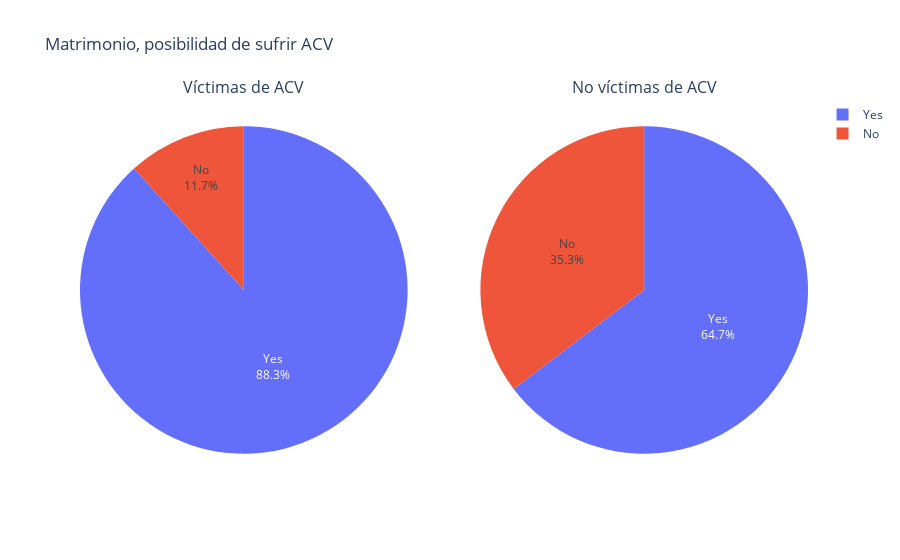

Notebook code for this chart:
### Markdown cell above
#### 7. Si está o no casada la persona

### Code cell
fig = make_subplots(
    rows=1, cols=2,
    specs=[[{"type": "domain"}, {"type": "domain"}]],
    subplot_titles=("Víctimas de ACV", 
                    "No víctimas de ACV")
)

group_ever_married = df_stroke.groupby(['ever_married'])['stroke'].count().reset_index()
fig.add_trace(go.Pie(values=group_ever_married['stroke'], labels=group_ever_married['ever_married'], textinfo='label+percent'),
              row=1, col=1)

group_ever_married = df_stroke_NO.groupby(['ever_married'])['stroke'].count().reset_index()
fig.add_trace(go.Pie(values=group_ever_married['stroke'], labels=group_ever_married['ever_married'], textinfo='label+percent'),
              row=1, col=2)

fig.update_layout(title='Matrimonio, posibilidad de sufrir ACV', height=500)

fig.show()

### Figure 1 — Plotly figure (JSON) as saved in the notebook; plotly's stock layout.template omitted (floating-point values rounded to 4 significant figures)
{"data": [{"domain": {"x": [0, 0.45], "y": [0, 1]}, "labels": ["No", "Yes"], "textinfo": "label+percent", "type": "pie", "values": [29, 219]}, {"domain": {"x": [0.55, 1], "y": [0, 1]}, "labels": ["No", "Yes"], "textinfo": "label+percent", "type": "pie", "values": [1672, 3061]}], "layout": {"annotations": [{"font": {"size": 16}, "showarrow": false, "text": "Víctimas de ACV", "x": 0.225, "xanchor": "center", "xref": "paper", "y": 1, "yanchor": "bottom", "yref": "paper"}, {"font": {"size": 16}, "showarrow": false, "text": "No víctimas de ACV", "x": 0.775, "xanchor": "center", "xref": "paper", "y": 1, "yanchor": "bottom", "yref": "paper"}], "autosize": true, "title": {"text": "Matrimonio, posibilidad de sufrir ACV"}}}
